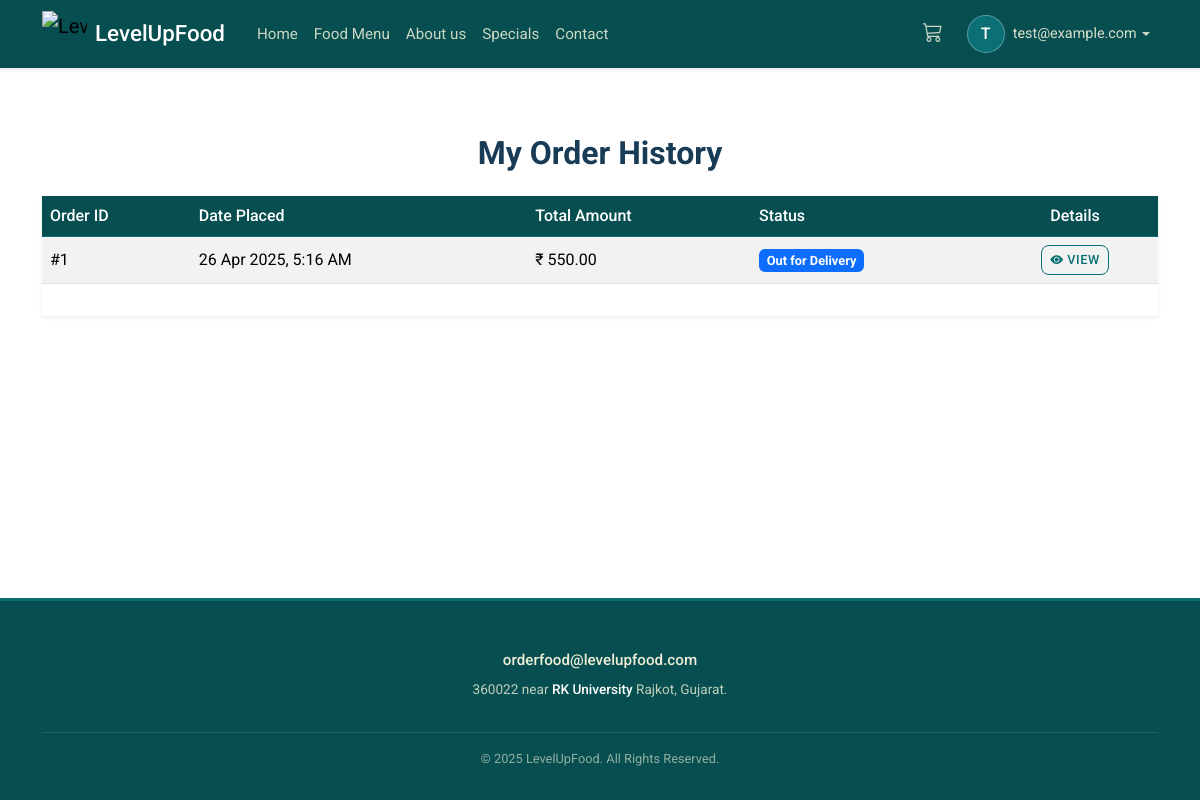
Screenshot of /order_history.php (signed in) with the database file from the repository.
### tables this page shows
CREATE TABLE `orders` (
  `id` int(11) NOT NULL,
  `user_id` int(11) NOT NULL COMMENT 'FK to users table',
  `order_date` timestamp NOT NULL DEFAULT current_timestamp(),
  `total_amount` decimal(10,2) NOT NULL,
  `status` enum('Pending','Processing','Out for Delivery','Delivered','Cancelled','Failed') NOT NULL DEFAULT 'Pending',
  `shipping_name` varchar(255) NOT NULL,
  `shipping_address_line1` varchar(255) NOT NULL,
  `shipping_address_line2` varchar(255) DEFAULT NULL,
  `shipping_city` varchar(100) NOT NULL,
  `shipping_postal_code` varchar(20) NOT NULL,
  `shipping_phone` varchar(20) NOT NULL,
  `payment_method` varchar(50) DEFAULT 'COD' COMMENT 'e.g., COD, Stripe, PayPal',
  `payment_status` enum('Pending','Completed','Failed') NOT NULL DEFAULT 'Pending',
  `transaction_id` varchar(255) DEFAULT NULL COMMENT 'Optional: ID from payment gateway',
  `updated_at` timestamp NOT NULL DEFAULT current_timestamp() ON UPDATE current_timestamp()
);

### order_history.php (the view, shortened to what this page needs)
<?php
include 'config.php';
$user_id = $_SESSION['id'];
$orders = [];
$error_message = '';
if (isset($con)) {
    $stmt = $con->prepare("SELECT id, order_date, total_amount, status
                           FROM orders
                           WHERE user_id = ?
                           ORDER BY order_date DESC");
    if ($stmt) {
        $stmt->bind_param("i", $user_id);
        if ($stmt->execute()) {
            $result = $stmt->get_result();
            $orders = $result->fetch_all(MYSQLI_ASSOC);
        } else {
            $error_message = "Error fetching order history: " . $stmt->error;
            error_log("DB Error fetching order history for user $user_id: " . $stmt->error);
        }
    } else {
        $error_message = "Error preparing order history statement: " . $con->error;
        error_log("DB Prepare Error fetching order history: " . $con->error);
    }
} else {
    $error_message = "Database connection error.";
    error_log("DB connection error in order_history.php");
}
include 'header.php';
?>
<div class="container section">
    <h1 class="section-title text-center mb-4">My Order History</h1>
    <?php
    if (!empty($error_message)):
    ?>
        <div class="alert alert-danger" role="alert">
            Could not load your order history. Please try again later. <br>
            <?php echo htmlspecialchars($error_message); ?>
        </div>
    <?php
    else:
    ?>
        <div class="table-responsive shadow-sm">
            <table class="table table-striped table-hover align-middle">
                <thead class="table-light">
                    <tr>
                        <th>Order ID</th>
                        <th>Date Placed</th>
                        <th>Total Amount</th>
                        <th>Status</th>
                        <th class="text-center">Details</th>
                    </tr>
                </thead>
                <tbody>
                    <?php foreach ($orders as $order): ?>
                        <tr>
                            <td>#<?php echo htmlspecialchars($order['id']); ?></td>
                            <td><?php echo date("d M Y, g:i A", strtotime($order['order_date'])); ?></td>
                            <td>₹ <?php echo number_format($order['total_amount'], 2); ?></td>
                            <td>
                                <?php
                                    $status = htmlspecialchars($order['status']);
                                    $badge_class = 'bg-secondary';
                                    if ($status == 'Out for Delivery') $badge_class = 'bg-primary';
                                ?>
                                <span class="badge <?php echo $badge_class; ?>"><?php echo $status; ?></span>
                            </td>
                            <td class="text-center">
                                <a href="order_details.php?order_id=<?php echo $order['id']; ?>" class="btn btn-sm btn-outline-primary" title="View Order Details">
                                    <i class="bi bi-eye-fill"></i> View
                                </a>
                            </td>
                        </tr>
                    <?php endforeach; ?>
                </tbody>
            </table>
        </div>
    <?php endif;  ?>
</div>
<?php
include 'footar.php';
?>

### styles.css (style rules this page uses)
:root { --primary-color: #064e50; --secondary-color: #0a7075; --accent-color: #fef19c; --light-bg: #efefd7; --dark-text: #183b56; --medium-text: #5a7184; --light-text: #efefd7; --white: #ffffff; --black: #000000; --link-color: #37afe1; --danger-color: #dc3545; --success-color: #198754; --warning-color: #ffc107; --info-color: #0dcaf0; --gradient-primary: linear-gradient(var(--secondary-color), #0c969c, #6da3be); --radial-gradient-special: radial-gradient(#f7cfd8, #f4f8d3, #a6f1e0, #73c7c7); --border-color: #e5eaf4; --border-color-subtle: rgba(0,0,0,0.1); }
body { font-family: "Roboto", sans-serif; color: var(--medium-text); display: flex; flex-direction: column; min-height: 100vh; background-color: var(--white); }
h1, h2, h3, h4, h5, h6 { color: var(--dark-text); font-family: "Roboto", sans-serif; font-weight: 500; }
h1 { font-size: 2rem; }
a { color: var(--link-color); text-decoration: none; transition: color 0.2s ease; }
.btn { border-radius: 8px; padding: 0.6rem 1.2rem; font-family: "Roboto", sans-serif; font-weight: 500; border-width: 1px; border-style: solid; transition: all 0.2s ease-in-out; cursor: pointer; text-transform: uppercase; letter-spacing: 0.5px; }
.btn-sm { padding: 0.4rem 0.8rem; font-size: 0.8rem; }
.btn-outline-primary { color: var(--secondary-color); background-color: transparent; border-color: var(--secondary-color); }
.section { padding-top: 4rem; padding-bottom: 4rem; }
.section-title { color: var(--dark-text); font-size: 2rem; font-weight: 700; margin-bottom: 1rem; }
.table { margin-bottom: 2rem; }
.table thead th { background-color: var(--primary-color); color: var(--white); border-color: var(--secondary-color); font-weight: 500; vertical-align: middle; }
.table td, .table th { vertical-align: middle; }
.table .badge { font-size: 0.8em; padding: 0.4em 0.6em; }
.table .btn-sm { padding: 0.25rem 0.5rem; font-size: 0.8rem; }

### rows the page displays
orders: id "1", order_date "26 Apr 2025, 5:16 AM", total_amount "550.00", status "Out for Delivery"

### other values shown
$_SESSION['email'][0] "T"
$_SESSION['email'] "test@example.com"
